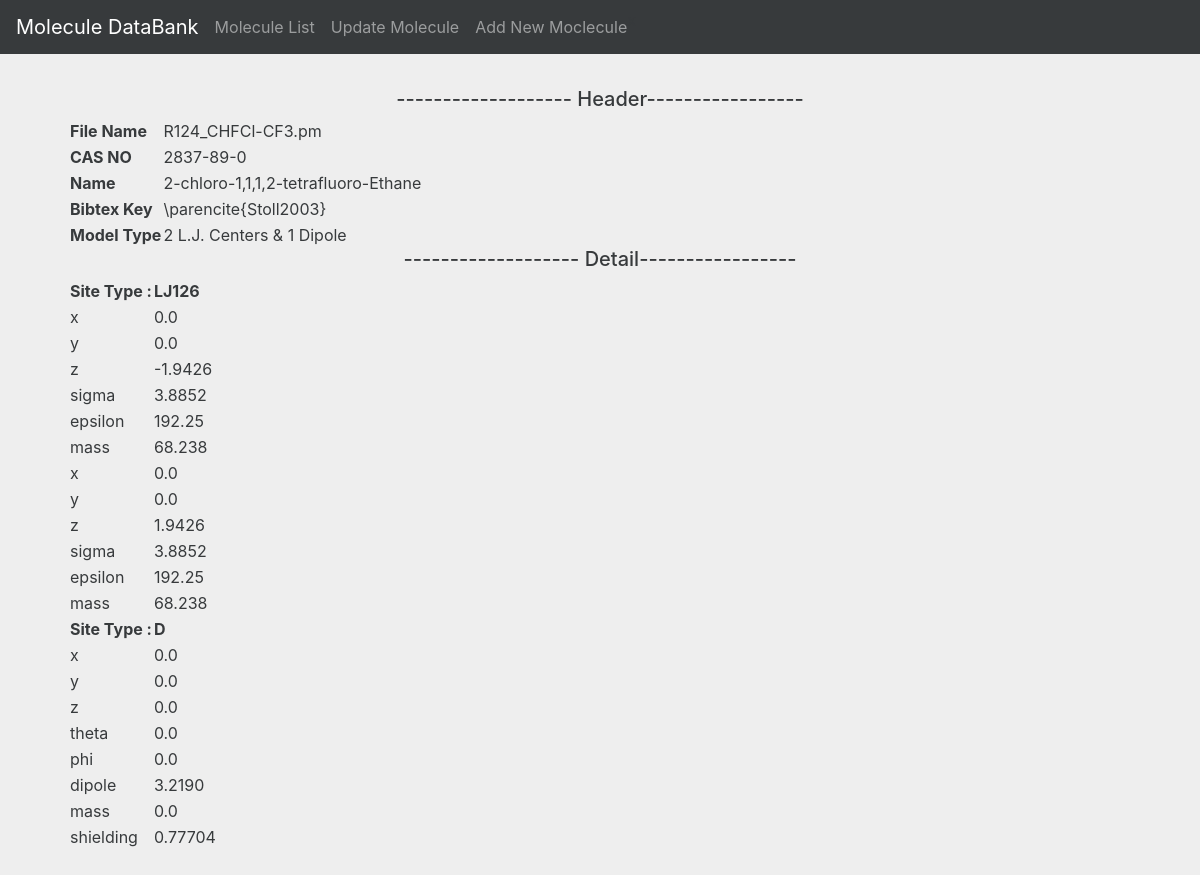
/moleculeDB/moldetail.php?id=59, run on the app's committed database.
### tables this page shows
CREATE TABLE `master_entry` (
  `master_id` int(11) NOT NULL,
  `filename` varchar(100) NOT NULL,
  `cas_no` varchar(100) NOT NULL,
  `name` varchar(50) NOT NULL,
  `bibtex_key` varchar(100) NOT NULL,
  `model_type` varchar(100) NOT NULL,
  `memory_loc` varchar(100) NOT NULL
);

CREATE TABLE `master_detail` (
  `id` int(11) NOT NULL,
  `master_id` int(11) NOT NULL,
  `site_type` varchar(100) NOT NULL,
  `site` varchar(100) NOT NULL,
  `param` varchar(100) NOT NULL,
  `val` varchar(100) NOT NULL
);

### moleculeDB/moldetail.php (the view, shortened to what this page needs)
<!DOCTYPE html>
<html lang="en" class="gr__v4-alpha_getbootstrap_com">
<head>
    <link href="css/bootstrap.min.css" rel="stylesheet">
    <link href="css/starter-template.css" rel="stylesheet">
    <link href="css/signin.css" rel="stylesheet">
</head>
<body data-gr-c-s-loaded="true">
<?php include 'include/nav.php'; ?>
<div class="container">
    <div class="starter-template">
        <?php
        $user_name = "root";
        $password = "admin";
        $server = "127.0.0.1";
        $db_handle = mysql_connect($server, $user_name, $password);
        $master_id = $_GET['id'];
        ?>
        <h5> ------------------- Header-----------------</h5>
        <table>
            <?php
            $q = "select DISTINCT  * from master_entry where master_id = " . $master_id . ";";
            $result = mysql_query($q, $db_handle);
            while ($row = mysql_fetch_assoc($result)) {
                echo "<tr style='text-align: left'><th>File Name</th><td>" . $row['filename'] . "</td></tr>";
                echo "<tr style='text-align: left'><th>CAS NO</th><td>" . $row['cas_no'] . "</td></tr>";
                echo "<tr style='text-align: left'><th>Name</th><td>" . $row['name'] . "</td></tr>";
                echo "<tr style='text-align: left'><th>Bibtex Key</th><td>" . $row['bibtex_key'] . "</td></tr>";
                echo "<tr style='text-align: left'><th>Model Type</th><td>" . $row['model_type'] . "</td></tr>";
            }
            ?>
        </table>
        <h5> ------------------- Detail-----------------</h5>
        <?php
        $q = "select DISTINCT site_type from master_detail where master_id =" . $master_id . ";";
        $result = mysql_query($q, $db_handle);
        echo "<table><tr>";
        while ($row = mysql_fetch_row($result)) {
            echo "<tr>";
            foreach ($row as $_column) {
                echo "<th>Site Type :</th><th>{$_column}</th>";
                $q2 = "SELECT  param,val from master_detail where site_type = '{$_column}' and master_id=" . $master_id . ";";
                $result2 = mysql_query($q2, $db_handle);
                while($row = mysql_fetch_row($result2)) {
                    echo "<tr>";
                    foreach($row as $_column) {
                        echo "<td style='text-align: left'>{$_column}</td>";
                    }
                    echo "</tr>";
                }
            }
            echo "</tr>";
        }
        echo "</table>";
        ?>
    </div>
</div>
</body>
</html>

### moleculeDB/css/starter-template.css (style rules this page uses)
body { padding-top: 5rem; }
.starter-template { padding: 3rem 1.5rem; text-align: center; }

### moleculeDB/css/signin.css (style rules this page uses)
body { padding-top: 40px; padding-bottom: 40px; background-color: #eee; }

### data on the page
master_entry: filename "R124_CHFCl-CF3.pm", cas_no "2837-89-0", name "2-chloro-1,1,1,2-tetrafluoro-Ethane", bibtex_key "\\parencite{Stoll2003}", model_type "2 L.J. Centers & 1 Dipole"
master_detail: param "x", val "0.0"
master_detail: param "y", val "0.0"
master_detail: param "z", val "-1.9426"
master_detail: param "sigma", val "3.8852"
master_detail: param "epsilon", val "192.25"
master_detail: param "mass", val "68.238"
master_detail: param "x", val "0.0"
master_detail: param "y", val "0.0"
master_detail: param "z", val "1.9426"
master_detail: param "sigma", val "3.8852"
master_detail: param "epsilon", val "192.25"
master_detail: param "mass", val "68.238"
master_detail: param "x", val "0.0"
master_detail: param "y", val "0.0"
master_detail: param "z", val "0.0"
master_detail: param "theta", val "0.0"
master_detail: param "phi", val "0.0"
master_detail: param "dipole", val "3.2190"
master_detail: param "mass", val "0.0"
master_detail: param "shielding", val "0.77704"

### other printed values
$_column "LJ126"
$_column "D"
